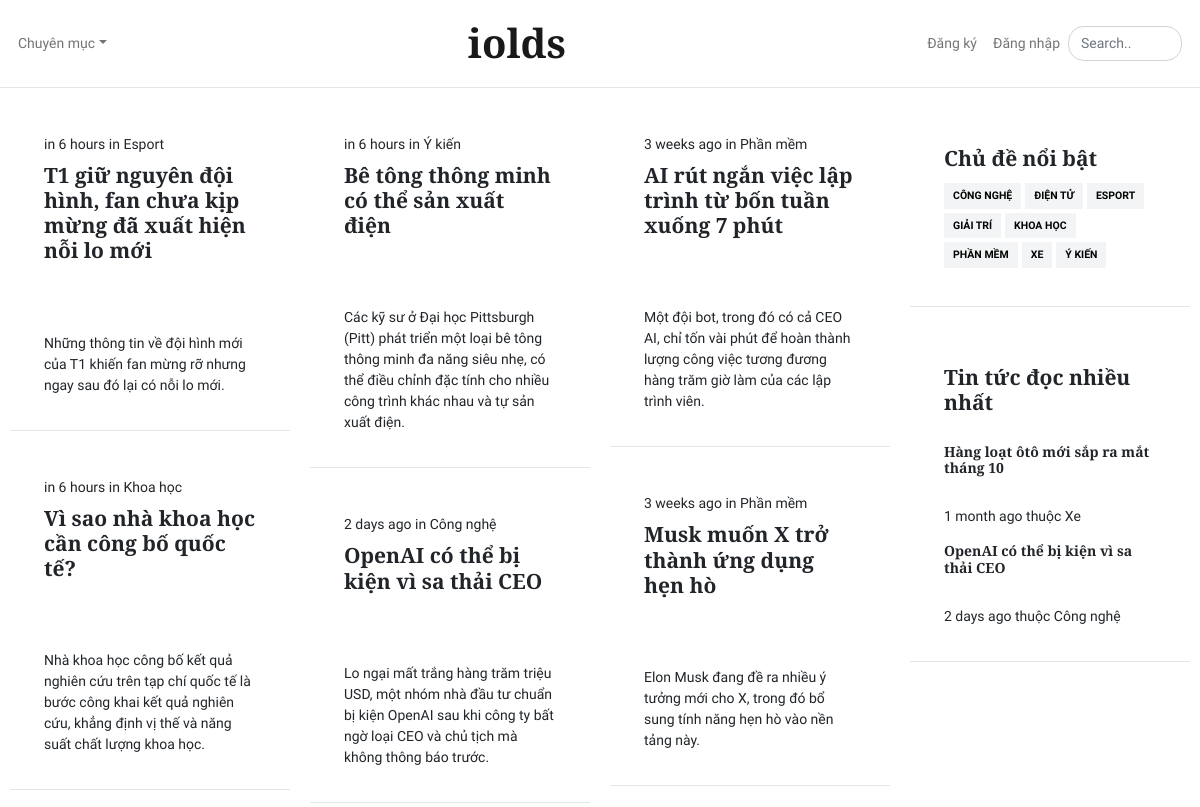
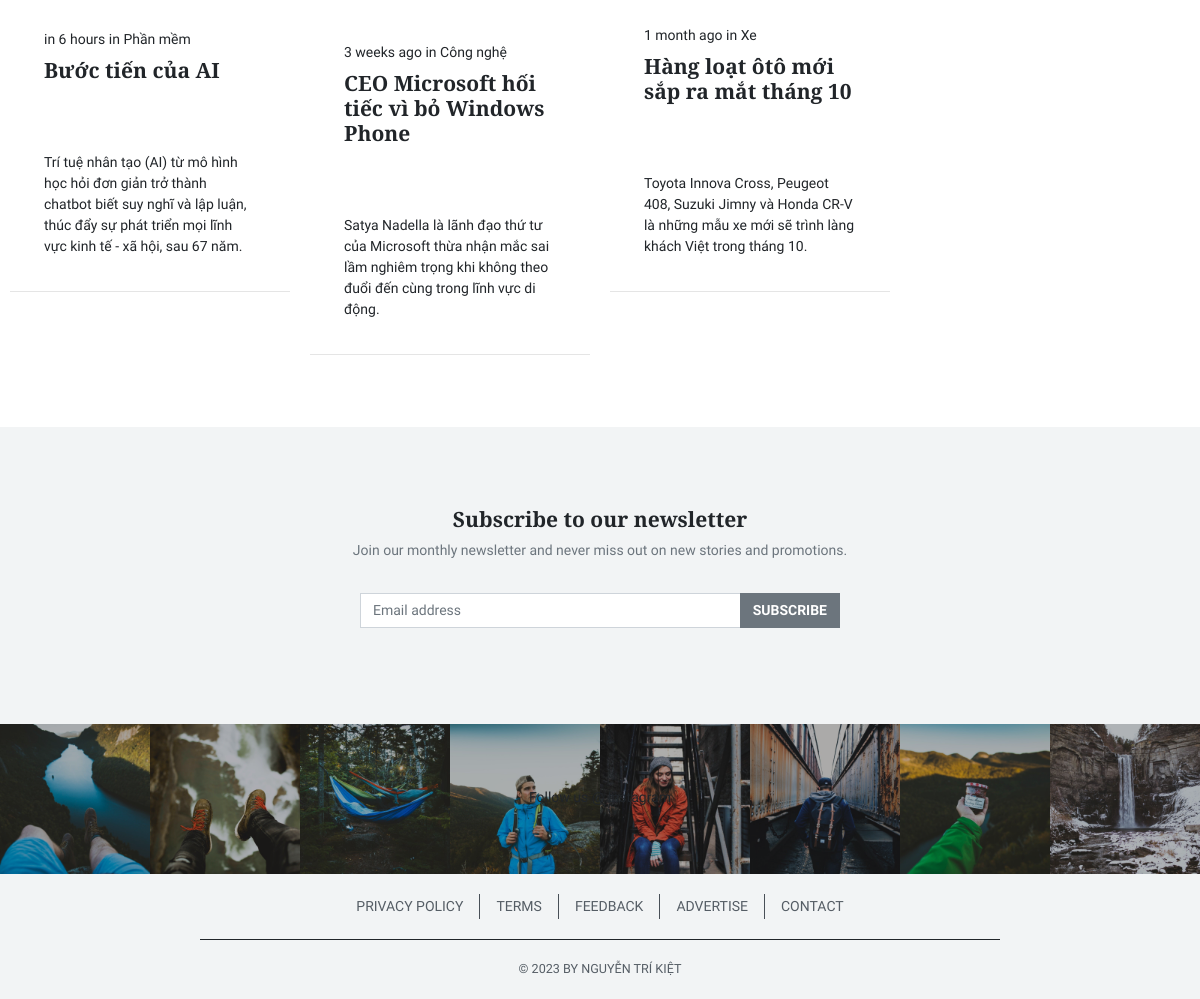
The page / on the database its author committed (2 pictures, top to bottom).
### tables this page shows
CREATE TABLE IF NOT EXISTS `tbl_baiviet` (
  `ID` int NOT NULL AUTO_INCREMENT,
  `MaChuDe` int NOT NULL,
  `MaNguoiDung` int NOT NULL,
  `TieuDe` varchar(255) NOT NULL,
  `TomTat` text NOT NULL,
  `NoiDung` text NOT NULL,
  `NgayDang` datetime NOT NULL,
  `LuotXem` int NOT NULL,
  `KiemDuyet` tinyint(1) NOT NULL,
  PRIMARY KEY (`ID`),
  KEY `MaChuDe` (`MaChuDe`),
  KEY `MaNguoiDung` (`MaNguoiDung`)
);

CREATE TABLE IF NOT EXISTS `tbl_chude` (
  `ID` int NOT NULL AUTO_INCREMENT,
  `TenChuDe` varchar(100) NOT NULL,
  PRIMARY KEY (`ID`)
);

### index.php (the view, shortened to what this page needs)
<?php
require_once 'ketnoi.php';
?>
<!DOCTYPE html>
<html lang="en">
<head>
	<link href="css/app.css" rel="stylesheet" />
</head>
<body>
	<?php include_once "index_header.php" ?>
	<main class="main pt-4">
		<div class="container-fluid">
			<div class="row">
				<div class="col-md-9">
					<div class="row">
						<?php
						$sqlBV = 'SELECT a.*, b.TenChuDe
							FROM tbl_baiviet a, tbl_chude b
							WHERE a.MaChuDe = b.ID AND KiemDuyet =1
							ORDER BY NgayDang DESC LIMIT 12';
						$cmdBV = $conn->prepare($sqlBV);
						$cmdBV->execute();
						$BVlist = $cmdBV->fetchAll();
						foreach (array_chunk($BVlist, 3) as $valuecha) {
							echo '<div class="col-md-4">';
							foreach ($valuecha as $valuecon) {
								echo '	<article class="card mb-4">
											<header class="card-header">
												<div class="card-meta">
													<a href="#"><time class="timeago" datetime="' . $valuecon['NgayDang'] . '">26 october 2021</time></a> in <a href="page-category.html">' . $valuecon['TenChuDe'] . '</a>
												</div>
												<a href="baiviet_chitiet.php?id=' . $valuecon['ID'] . '">
													<h4 class="card-title">' . $valuecon['TieuDe'] . '</h4>
												</a>
											</header>
											<a href="baiviet_chitiet.php?id=' . $valuecon['ID'] . '">
												<img class="card-img" src="' . layhinhdautien($valuecon['NoiDung']) . '" alt="" />
											</a>
											<div class="card-body">
												<p class="card-text">' . $valuecon['TomTat'] . '</p>
											</div>
										</article>';
							}
							echo '</div>';
						}
						?>
					</div>
				</div>
				<?php include_once"index_sidebar.php"?>
			</div>
		</div>
	</main>
	<div class="site-newsletter">
		<div class="container">
			<div class="text-center">
				<h3 class="h4 mb-2">Subscribe to our newsletter</h3>
				<p class="text-muted">Join our monthly newsletter and never miss out on new stories and promotions.</p>
				<div class="row">
					<div class="col-xs-12 col-sm-9 col-md-7 col-lg-5 ms-auto me-auto">
						<div class="input-group mb-3 mt-3">
							<input type="text" class="form-control" placeholder="Email address"
								aria-label="Email address" />
							<span class="input-group-btn">
								<button class="btn btn-secondary" type="button">Subscribe</button>
							</span>
						</div>
					</div>
				</div>
			</div>
		</div>
	</div>
	<div class="site-instagram">
		<div class="row g-0">
			<div class="col-sm-6">
				<div class="row g-0">
					<div class="col-3"><a class="photo" href="#"><img class="img-fluid" src="images/instagram/1.jpg"
								alt="" /></a></div>
					<div class="col-3"><a class="photo" href="#"><img class="img-fluid" src="images/instagram/2.jpg"
								alt="" /></a></div>
					<div class="col-3"><a class="photo" href="#"><img class="img-fluid" src="images/instagram/3.jpg"
								alt="" /></a></div>
					<div class="col-3"><a class="photo" href="#"><img class="img-fluid" src="images/instagram/4.jpg"
								alt="" /></a></div>
				</div>
			</div>
			<div class="col-sm-6">
				<div class="row g-0">
					<div class="col-3"><a class="photo" href="#"><img class="img-fluid" src="images/instagram/5.jpg"
								alt="" /></a></div>
					<div class="col-3"><a class="photo" href="#"><img class="img-fluid" src="images/instagram/6.jpg"
								alt="" /></a></div>
					<div class="col-3"><a class="photo" href="#"><img class="img-fluid" src="images/instagram/7.jpg"
								alt="" /></a></div>
					<div class="col-3"><a class="photo" href="#"><img class="img-fluid" src="images/instagram/8.jpg"
								alt="" /></a></div>
				</div>
			</div>
		</div>
	</div>
	<?php include_once "footer.php"; ?>
</body>
</html>

### index_header.php (shortened to what this page needs)
<header>
		<nav class="navbar navbar-expand-md navbar-light bg-white absolute-top">
			<div class="container">
				<div class="collapse navbar-collapse order-3 order-md-2" id="navbar-left">
					<ul class="navbar-nav me-auto">
						<li class="nav-item dropdown active">
							<a class="nav-link dropdown-toggle" href="#" id="dropdown01" data-bs-toggle="dropdown"
								aria-haspopup="true" aria-expanded="false">Chuyên mục</a>
								<?php
								$sqlCM = 'SELECT * FROM tbl_chude ORDER BY TenChuDe';
								$cmdCM = $conn->prepare($sqlCM);
								$cmdCM->execute();
								$CMlist = $cmdCM->fetchAll();
								?>
						</li>
					</ul>
				</div>
				<a class="navbar-brand mx-auto order-1 order-md-3" href="index.php">iOlds</a>
				<div class="collapse navbar-collapse order-4 order-md-4" id="navbar-right">
					<ul class="navbar-nav ms-auto">
					<?php
					if(isset($_SESSION['ID']))
					{
				?>
						<?php
							if($_SESSION['QuyenHan'] == 1)
							{
						?>
								<li class="nav-item dropdown">
									<a class="nav-link dropdown-toggle" href="#" role="button" data-bs-toggle="dropdown" aria-expanded="false">
										<i class="bi bi-database-gear"></i> Quản lý
									</a>
									<ul class="dropdown-menu">
										<li><a class="dropdown-item" href="chude.php"><i class="bi bi-diagram-2"></i> Chủ đề</a></li>
										<li><a class="dropdown-item" href="nguoidung.php"><i class="bi bi-people"></i> Người dùng</a></li>
										<li><hr class="dropdown-divider"></li>
										<li><a class="dropdown-item" href="baiviet.php"><i class="bi bi-stickies"></i> Bài viết</a></li>
									</ul>
								</li>
						<?php
							}
							else
							{
						?>
							<li class="nav-item dropdown">
								<a class="nav-link dropdown-toggle" href="#" role="button" data-bs-toggle="dropdown" aria-expanded="false">
									<i class="bi bi-person-circle"></i> <?php echo $_SESSION['HoVaTen']; ?>
								</a>
								<ul class="dropdown-menu">
									<li><a class="dropdown-item" href="baiviet_them.php"><i class="bi bi-pencil-square"></i> Đăng bài viết</a></li>
									<li><a class="dropdown-item" href="baiviet_cuatoi.php"><i class="bi bi-person-badge"></i> Bài viết của tôi</a></li>
									<li><hr class="dropdown-divider"></li>
									<li><a class="dropdown-item" href="nguoidung_doimatkhau.php"><i class="bi bi-key"></i> Đổi mật khẩu</a></li>
								</ul>
							</li>
						<?php
							}
						?>
						<li class="nav-item">
							<a class="nav-link" href="dangxuat.php"><i class="bi bi-box-arrow-right"></i> Đăng xuất</a>
						</li>
				<?php
					}
					else
					{
				?>
						<li class="nav-item">
							<a class="nav-link" href="dangky.php"><i class="bi bi-person-plus"></i> Đăng ký</a>
						</li>
						<li class="nav-item">
							<a class="nav-link" href="dangnhap.php"><i class="bi bi-box-arrow-in-right"></i> Đăng nhập</a>
						</li>
				<?php
					}
				?>
					</ul>
					<form class="form-inline" role="search">
						<input class="search js-search form-control form-control-rounded me-sm-2" type="text"
							title="Bạn muốn tìm gì?" placeholder="Search.." aria-label="Search">
					</form>
				</div>
			</div>
		</nav>
	</header>

### index_sidebar.php
<?php include_once "ketnoi.php" ?>
<?php include_once "index_header.php" ?>
<div class="col-md-3 ms-auto">
	<aside class="sidebar sidebar-sticky">
		<div class="card mb-4">
			<div class="card-body">
				<h4 class="card-title">Chủ đề nổi bật</h4>
				<?php
				foreach ($CMlist as $value) {
					echo '<a class="btn btn-light btn-sm mb-1 me-1" href="baiviet_chude.php?id=' . $value['ID'] . '">' . $value['TenChuDe'] . '</a>';
				}
				?>
			</div>
		</div>
		<div class="card mb-4">
			<div class="card-body">
				<h4 class="card-title">Tin tức đọc nhiều nhất</h4>
				<?php
				$sqlXNN = 'SELECT b.*, c.TenChuDe
							FROM tbl_baiviet b, tbl_chude c
							WHERE b.MaChuDe = c.ID AND b.KiemDuyet = 1 ORDER BY b.LuotXem DESC LIMIT 2';
											$cmdXNN = $conn->prepare($sqlXNN);
											$cmdXNN->execute();
											$resultXNN = $cmdXNN->fetchAll();
											foreach ($resultXNN as $value) {
												echo '<a href="baiviet_chitiet.php?id=' . $value['ID'] . '" class="d-inline-block mt-3">
							<h4 class="h6">' . $value['TieuDe'] . '</h4>
							<img class="card-img" src="' . LayHinhDauTien($value['NoiDung']) . '" alt="" />
							</a>';
					echo '<time class="timeago" datetime="' . $value['NgayDang'] . '"></time> thuộc ' . $value['TenChuDe'];
				}
				?>
			</div>
		</div>
	</aside>
</div>

### footer.php
<footer class="site-footer bg-light">
		<div class="container">
			<ul class="nav justify-content-center">
				<li class="nav-item"><a class="nav-link" href="#">Privacy policy</a></li>
				<li class="nav-item"><a class="nav-link" href="#">Terms</a></li>
				<li class="nav-item"><a class="nav-link" href="#">Feedback</a></li>
				<li class="nav-item"><a class="nav-link" href="#">Advertise</a></li>
				<li class="nav-item"><a class="nav-link" href="page-contact.html">Contact</a></li>
			</ul>
			<div class="copy">
				&copy; 2023 by Nguyễn Trí Kiệt
			</div>
		</div>
</footer>

### rows shown on the page
tbl_baiviet: MaChuDe.TenChuDe "Esport", TieuDe "T1 giữ nguyên đội hình, fan chưa kịp mừng đã xuất hiện nỗi lo mới", TomTat "Những thông tin về đội hình mới của T1 khiến fan mừng rỡ nhưng ngay sau đó lại có nỗi lo mới."
tbl_baiviet: MaChuDe.TenChuDe "Khoa học", TieuDe "Vì sao nhà khoa học cần công bố quốc tế?", TomTat "Nhà khoa học công bố kết quả nghiên cứu trên tạp chí quốc tế là bước công khai kết quả nghiên cứu, khẳng định vị thế và năng suất chất lượng khoa học."
tbl_baiviet: MaChuDe.TenChuDe "Phần mềm", TieuDe "Bước tiến của AI", TomTat "Trí tuệ nhân tạo (AI) từ mô hình học hỏi đơn giản trở thành chatbot biết suy nghĩ và lập luận, thúc đẩy sự phát triển mọi lĩnh vực kinh tế - xã hội, sau 67 năm."
tbl_baiviet: MaChuDe.TenChuDe "Ý kiến", TieuDe "Bê tông thông minh có thể sản xuất điện", TomTat "Các kỹ sư ở Đại học Pittsburgh (Pitt) phát triển một loại bê tông thông minh đa năng siêu nhẹ, có thể điều chỉnh đặc tính cho nhiều công trình khác nhau và tự sản xuất điện."
tbl_baiviet: MaChuDe.TenChuDe "Công nghệ", TieuDe "OpenAI có thể bị kiện vì sa thải CEO", TomTat "Lo ngại mất trắng hàng trăm triệu USD, một nhóm nhà đầu tư chuẩn bị kiện OpenAI sau khi công ty bất ngờ loại CEO và chủ tịch mà không thông báo trước."
tbl_baiviet: MaChuDe.TenChuDe "Công nghệ", TieuDe "CEO Microsoft hối tiếc vì bỏ Windows Phone", TomTat "Satya Nadella là lãnh đạo thứ tư của Microsoft thừa nhận mắc sai lầm nghiêm trọng khi không theo đuổi đến cùng trong lĩnh vực di động."
tbl_baiviet: MaChuDe.TenChuDe "Phần mềm", TieuDe "AI rút ngắn việc lập trình từ bốn tuần xuống 7 phút", TomTat "Một đội bot, trong đó có cả CEO AI, chỉ tốn vài phút để hoàn thành lượng công việc tương đương hàng trăm giờ làm của các lập trình viên."
tbl_baiviet: MaChuDe.TenChuDe "Phần mềm", TieuDe "Musk muốn X trở thành ứng dụng hẹn hò", TomTat "Elon Musk đang đề ra nhiều ý tưởng mới cho X, trong đó bổ sung tính năng hẹn hò vào nền tảng này."
tbl_baiviet: MaChuDe.TenChuDe "Xe", TieuDe "Hàng loạt ôtô mới sắp ra mắt tháng 10", TomTat "Toyota Innova Cross, Peugeot 408, Suzuki Jimny và Honda CR-V là những mẫu xe mới sẽ trình làng khách Việt trong tháng 10."
tbl_chude: TenChuDe "CÔNG NGHỆ"
tbl_chude: TenChuDe "ĐIỆN TỬ"
tbl_chude: TenChuDe "ESPORT"
tbl_chude: TenChuDe "GIẢI TRÍ"
tbl_chude: TenChuDe "KHOA HỌC"
tbl_chude: TenChuDe "PHẦN MỀM"
tbl_chude: TenChuDe "XE"
tbl_chude: TenChuDe "Ý KIẾN"
